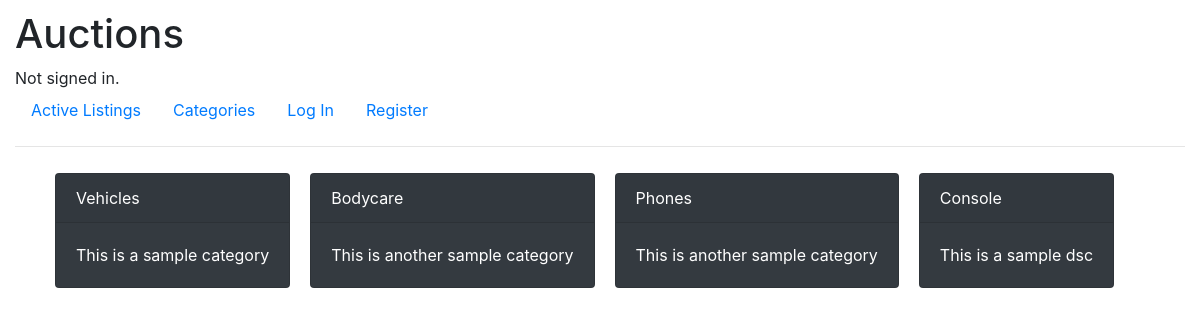
The page /categories on the database its author committed.
### auctions/models.py (models this page shows, shortened)
class Category(models.Model):
    category_title = models.CharField(max_length=64)
    category_description = models.CharField(max_length=255)

### auctions/views.py (the view)
# urls.py: path("categories", views.categories, name="categories"),
def categories(request):
    categories = category.get_categories()
    return render(request, "auctions/categories.html", {
        "categories": categories
    })

### auctions/controllers/category.py (called while the page is built)
def get_categories():
    categories = Category.objects.all()
    return categories

### auctions/templates/auctions/categories.html
{% extends "auctions/layout.html" %}
{% block body %}
<div class="container-sm" style="display: flex;">
    {% for category in categories %}
    <a href="{% url 'category_view' category.id %}" style="text-decoration: none;">
    <div class="card text-white bg-dark mb-3" style="max-width: 18rem; margin: 10px;">
        <div class="card-header">{{category.category_title}}</div>
        <div class="card-body">
          <p class="card-text">{{category.category_description}}</p>
        </div>
      </div>
    </a>
    {% endfor %}
</div>
{% endblock %}

### auctions/static/auctions/styles.css (style rules this page uses)
body { padding: 10px; }

### rows shown on the page
Category: category_title "Vehicles", category_description "This is a sample category"
Category: category_title "Bodycare", category_description "This is another sample category"
Category: category_title "Phones", category_description "This is another sample category"
Category: category_title "Console", category_description "This is a sample dsc"
